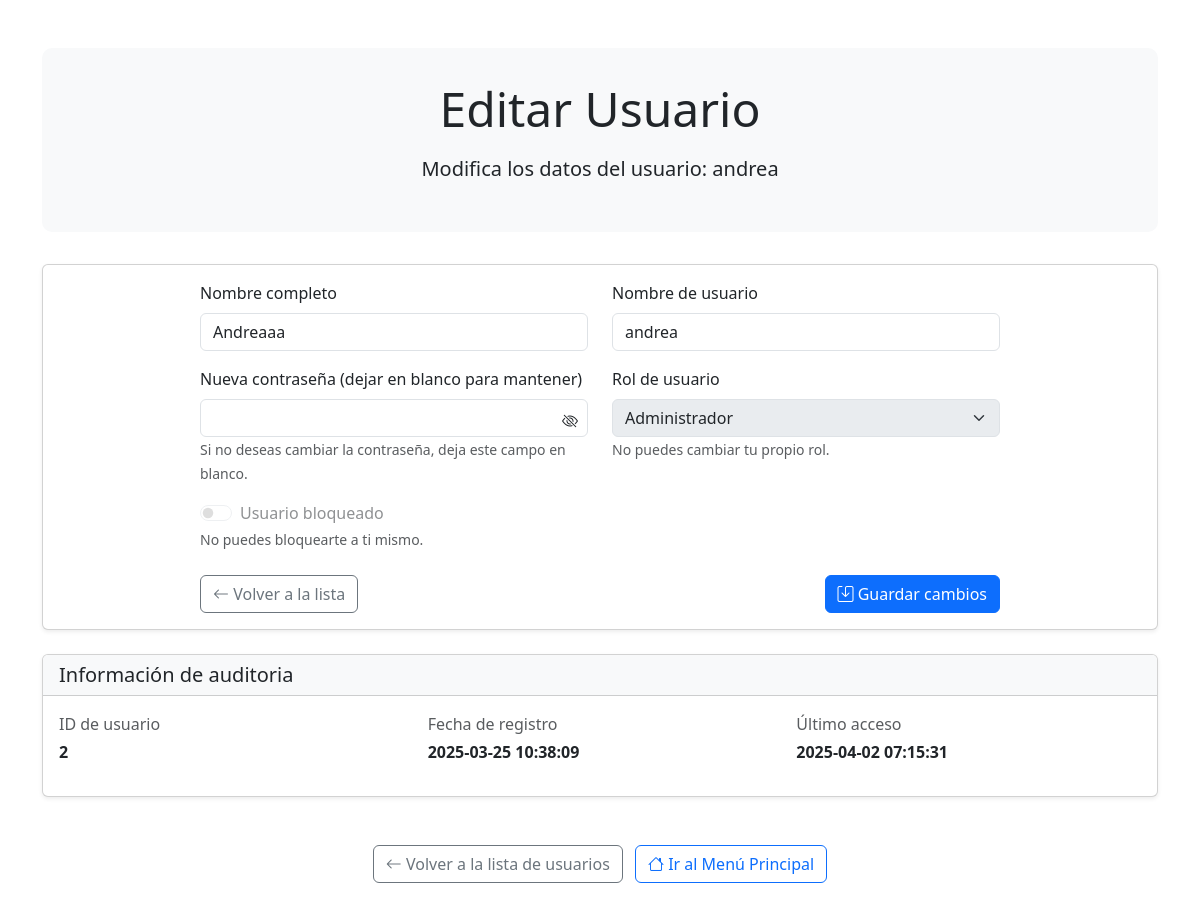
The app's page /admin_usuarios.php?editar=2 (signed in) with its own data.
### tables this page shows
CREATE TABLE `usuarios` (
  `id` int NOT NULL AUTO_INCREMENT,
  `nombre` varchar(100) NOT NULL,
  `nombre_usuario` varchar(50) NOT NULL,
  `rol` varchar(20) DEFAULT 'usuario',
  `contrasena` varchar(255) NOT NULL,
  `fecha_registro` timestamp NULL DEFAULT CURRENT_TIMESTAMP,
  `last_activity` timestamp NULL DEFAULT CURRENT_TIMESTAMP,
  `bloqueado` tinyint(1) DEFAULT '0',
  PRIMARY KEY (`id`),
  UNIQUE KEY `nombre_usuario` (`nombre_usuario`)
);

### admin_usuarios.php (the view, shortened to what this page needs)
<?php
require_once 'config/database.php';
$modo_edicion = isset($_GET['editar']) && !empty($_GET['editar']);
$user_id_editar = $modo_edicion ? $_GET['editar'] : null;
if ($modo_edicion) {
    try {
        $stmt = $pdo->prepare("SELECT * FROM usuarios WHERE id = ?");
        $stmt->execute([$user_id_editar]);
        $usuario_editar = $stmt->fetch(PDO::FETCH_ASSOC);
    } catch (PDOException $e) {
        $mensaje = "Error al obtener los datos del usuario: " . $e->getMessage();
        $tipo_mensaje = "danger";
        header("Location: admin_usuarios.php");
        exit();
    }
}
?>
<!DOCTYPE html>
<html lang="es">
<head>
    <link href="https://cdn.jsdelivr.net/npm/bootstrap@5.3.0/dist/css/bootstrap.min.css" rel="stylesheet">
    <link rel="stylesheet" href="https://cdn.jsdelivr.net/npm/bootstrap-icons@1.10.0/font/bootstrap-icons.css">
</head>
<body>
    <div class="container py-5">
        <div class="admin-header text-center">
            <?php if ($modo_edicion): ?>
                <h1 class="display-5 mb-3">Editar Usuario</h1>
                <p class="lead">Modifica los datos del usuario: <strong><?php echo htmlspecialchars($usuario_editar['nombre_usuario']); ?></strong></p>
            <?php else: ?>
                <h1 class="display-5 mb-3">Gestión de Usuarios</h1>
                <p class="lead">Administra los usuarios registrados en el sistema.</p>
            <?php endif; ?>
        </div>
        <?php if ($modo_edicion): ?>
            <div class="card shadow-sm">
                <div class="card-body">
                    <div class="form-container">
                        <form method="post" action="admin_usuarios.php?editar=<?php echo $user_id_editar; ?>">
                            <div class="row mb-3">
                                <div class="col-md-6">
                                    <label for="nombre" class="form-label">Nombre completo</label>
                                    <input type="text" class="form-control" id="nombre" name="nombre" value="<?php echo htmlspecialchars($usuario_editar['nombre']); ?>" required>
                                </div>
                                <div class="col-md-6">
                                    <label for="nombre_usuario" class="form-label">Nombre de usuario</label>
                                    <input type="text" class="form-control" id="nombre_usuario" name="nombre_usuario" value="<?php echo htmlspecialchars($usuario_editar['nombre_usuario']); ?>" required>
                                </div>
                            </div>
                            <div class="row mb-3">
                                <div class="col-md-6">
                                    <label for="nuevo_password" class="form-label">Nueva contraseña (dejar en blanco para mantener)</label>
                                    <div class="position-relative">
                                        <input type="password" class="form-control" id="nuevo_password" name="nuevo_password">
                                        <i class="bi bi-eye-slash password-toggle" id="togglePassword"></i>
                                    </div>
                                    <small class="text-muted">Si no deseas cambiar la contraseña, deja este campo en blanco.</small>
                                </div>
                                <div class="col-md-6">
                                    <label for="rol" class="form-label">Rol de usuario</label>
                                    <select class="form-select" id="rol" name="rol" <?php echo $usuario_editar['id'] == $_SESSION['user_id'] ? 'disabled' : ''; ?>>
                                        <option value="admin" <?php echo $usuario_editar['rol'] === 'admin' ? 'selected' : ''; ?>>Administrador</option>
                                    </select>
                                    <?php if ($usuario_editar['id'] == $_SESSION['user_id']): ?>
                                    <small class="text-muted">No puedes cambiar tu propio rol.</small>
                                    <?php endif; ?>
                                </div>
                            </div>
                            <div class="mb-4">
                                <div class="form-check form-switch">
                                    <input class="form-check-input" type="checkbox" id="bloqueado" name="bloqueado" value="1" <?php echo $usuario_editar['bloqueado'] ? 'checked' : ''; ?> <?php echo $usuario_editar['id'] == $_SESSION['user_id'] ? 'disabled' : ''; ?>>
                                    <label class="form-check-label" for="bloqueado">Usuario bloqueado</label>
                                </div>
                                <?php if ($usuario_editar['id'] == $_SESSION['user_id']): ?>
                                <small class="text-muted">No puedes bloquearte a ti mismo.</small>
                                <?php endif; ?>
                            </div>
                            <div class="d-flex justify-content-between">
                                <a href="admin_usuarios.php" class="btn btn-outline-secondary">
                                    <i class="bi bi-arrow-left"></i> Volver a la lista
                                </a>
                                <button type="submit" name="actualizar_usuario" class="btn btn-primary">
                                    <i class="bi bi-save"></i> Guardar cambios
                                </button>
                            </div>
                        </form>
                    </div>
                </div>
            </div>
            <div class="card shadow-sm mt-4">
                <div class="card-header bg-light">
                    <h5 class="mb-0">Información de auditoria</h5>
                </div>
                <div class="card-body">
                    <div class="row">
                        <div class="col-md-4">
                            <p class="mb-1 text-muted">ID de usuario</p>
                            <p class="fw-bold"><?php echo htmlspecialchars($usuario_editar['id']); ?></p>
                        </div>
                        <div class="col-md-4">
                            <p class="mb-1 text-muted">Fecha de registro</p>
                            <p class="fw-bold"><?php echo isset($usuario_editar['fecha_registro']) ? htmlspecialchars($usuario_editar['fecha_registro']) : 'No disponible'; ?></p>
                        </div>
                        <div class="col-md-4">
                            <p class="mb-1 text-muted">Último acceso</p>
                            <p class="fw-bold"><?php echo isset($usuario_editar['last_activity']) ? htmlspecialchars($usuario_editar['last_activity']) : 'Nunca'; ?></p>
                        </div>
                    </div>
                </div>
            </div>
        <?php endif; ?>
        <div class="text-center mt-5">
            <?php if ($modo_edicion): ?>
                <a href="admin_usuarios.php" class="btn btn-outline-secondary me-2">
                    <i class="bi bi-arrow-left"></i> Volver a la lista de usuarios
                </a>
            <?php else: ?>
                <a href="admin.php" class="btn btn-outline-secondary me-2">
                    <i class="bi bi-arrow-left"></i> Volver al Panel de Administración
                </a>
            <?php endif; ?>
            <a href="principal.php" class="btn btn-outline-primary" onclick="sessionStorage.removeItem('currentSection');">
                <i class="bi bi-house"></i> Ir al Menú Principal
            </a>
        </div>
    </div>
</body>
</html>

### admin_usuarios.php (style rules this page uses)
.admin-header { background-color: #f8f9fa; border-radius: 10px; padding: 2rem; margin-bottom: 2rem; }
.form-container { max-width: 800px; margin: 0 auto; }
.form-label { font-weight: 500; }
.password-toggle { cursor: pointer; position: absolute; right: 10px; top: 10px; }

### records on screen
usuarios: nombre_usuario "andrea", nombre "Andreaaa", rol "Administrador", id "2", fecha_registro "2025-03-25 10:38:09", last_activity "2025-04-02 07:15:31"
